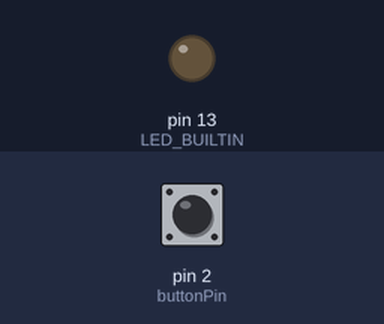
Simulated run of this sketch. Board: Arduino Uno, built with avr-gcc and run on an emulated ATmega328P. On the bench: output pins drawn as LEDs (lit = HIGH). Dashed ring = blinking. The inputs (shaded band) are chosen by the test bench; at power-on: pin 2 (buttonPin) HIGH.

Above: at 2.8 s.
2.9 s: pin 2 (buttonPin) pulled LOW for 3.2 s
At 3.12 s:
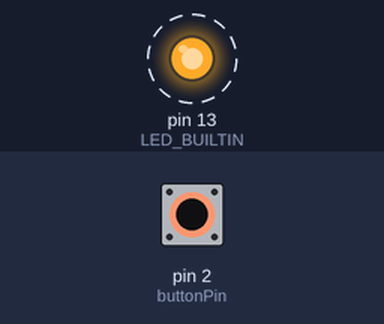
Timing chart, 0 to 7.3 s (numbered marks = the images above; inputs shaded):
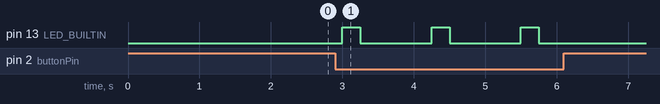

Measured:
- after the input at 2.9 s, pin 13 (LED_BUILTIN): alternates HIGH for 0.25 s and LOW for 1.0 s, 6 changes in all, then stays LOW, starting after 0.10 s

The sketch:

led-with-joystick-push.ino
```cpp
int buttonPin = 2;
int buttonState = LOW;

void setup() {
  Serial.begin(9600);
  pinMode(buttonPin, INPUT);
  pinMode(LED_BUILTIN, OUTPUT);
  digitalWrite(LED_BUILTIN, LOW);
}

void loop() {
  buttonState = digitalRead(buttonPin);
  if (buttonState == LOW) {
    digitalWrite(LED_BUILTIN, HIGH);
    delay(250);
    digitalWrite(LED_BUILTIN, LOW);
  }
  delay(1000);
}
```
